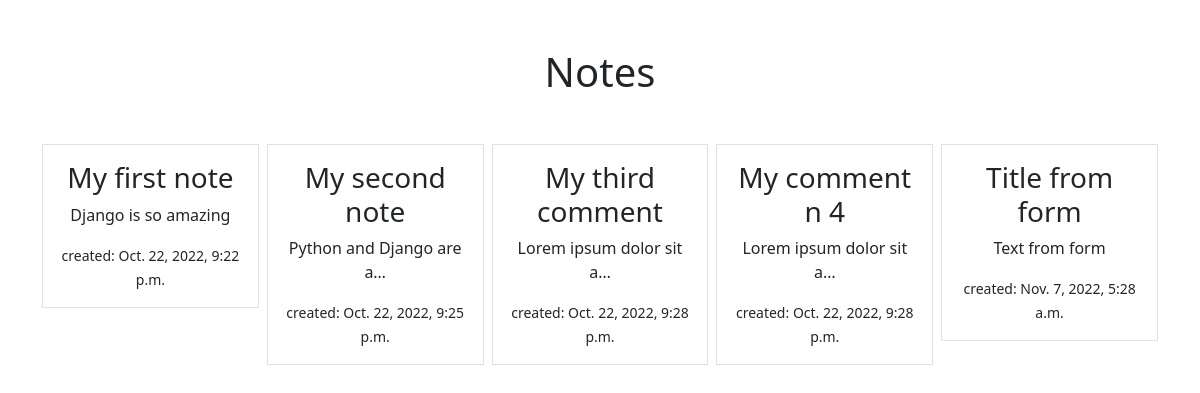
Before: /smart/notes/ with the older database file.
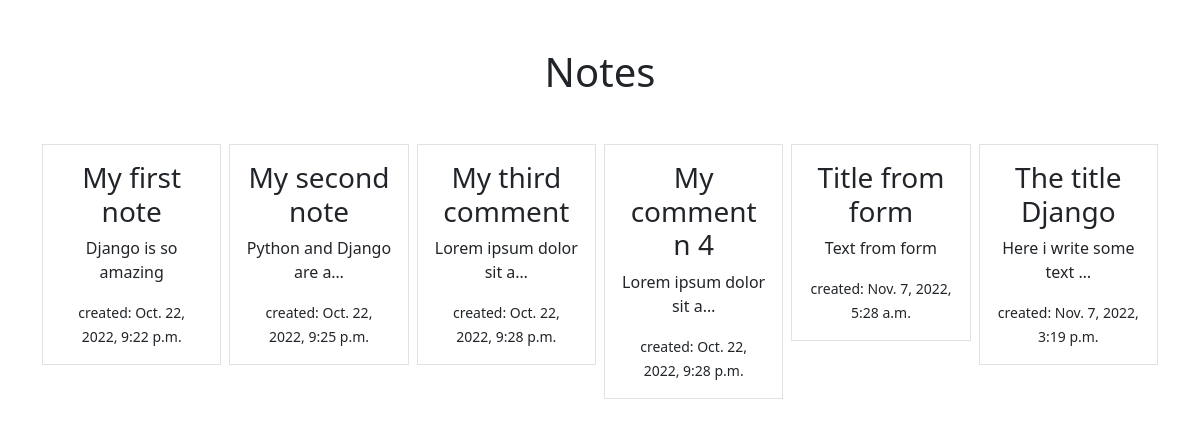
After: the same page with the newer database file.
### notes/models.py (models this page shows)
class Notes(models.Model):
    title = models.CharField(max_length=200)
    text = models.TextField()
    created = models.DateTimeField(auto_now_add=True)
    user = models.ForeignKey(User, on_delete=models.CASCADE, related_name="notes")

### notes/views.py (the view)
# urls.py: path('notes/', views.NotesListView.as_view(), name="notes.list"),
class NotesListView(ListView):
    model = Notes
    context_object_name = "notes"
    template_name = "notes/notes_list.html"

### notes/templates/notes/notes_list.html
{% extends "base.html" %}
{% block content %}
    <h1 class="my-5">Notes</h1>
    <div class="row row-cols3 g-2">
        {% for note in notes %}
            <div class="col">
                <div class="p-3 border">
                    <a class="text-dark text-decoration-none" href="{% url 'notes.detail' pk=note.id %}">
                        <h3>{{ note.title }}</h3>
                        <p>{{ note.text | truncatechars:24}}</p>
                        <small>created: {{ note.created }}</small>
                    </a>
                </div>
            </div>
        {% endfor %}
    </div>
{% endblock %}

Changed rows visible on the page:
added Notes: title "The title Django", text "Here i write some text …", created "Nov. 7, 2022, 3:19 p.m."
